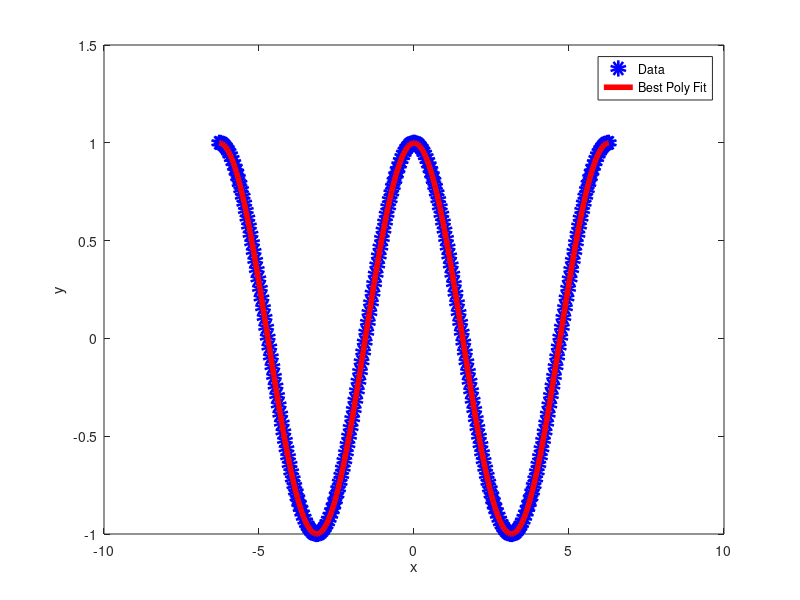

MATLAB code for this plot:
%%%%%%%%%%%%%%%%%%%%%%%%%%%%%%%%%%%%%%%%%%%%%%%%%%%%%%%%%%%%%%%%%%%%%%%%%%%
% This algorithm takes the function cos(x) and fits a 12th degree
% polynomial through N data points. The algorithm then outputs the L2 Norm
% of the residual vector.
%%%%%%%%%%%%%%%%%%%%%%%%%%%%%%%%%%%%%%%%%%%%%%%%%%%%%%%%%%%%%%%%%%%%%%%%%%%
function fit_Polynomial_Series()

N = 250; % set number of data points
xData = linspace(-2*pi,2*pi,N); % data points
yData = cos(xData)'; % cosine function 
A = []; % initialize A matrix

for i = 1:length(xData) 
    % fill in A matrix
    for k = 1:13 
        A(i,k) = xData(i)^(k-1);
    end
end

bVec = ((A' * A) \ A')*yData 
% gives psuedo inverse of A and multiplies it by y vector
xReg = []; 
% initialize regression

for i = 1:length(xData)
    xReg(i,1) = xData(i);
    % calculate polynomial value
    sum = 0; % initialize sum
    for k = 1:13
        sum = sum + bVec(k)*xData(i)^(k-1); % calculates polynomial val
    end
    xReg(i,2) = sum;  
end 

 rVec = yData - A*bVec; % create residual vector
 L2_Norm = sqrt(rVec'*rVec) % calculate the L2 Norm of the residual vector
 
 figure
 plot(xData, yData, 'o', 'Color', 'blue', 'LineWidth', 6);
 % plots data points
 hold on; 
 plot(xReg(:,1),xReg(:,2),'red', 'LineWidth', 4);
 % plots polynomial
 xlabel('x');
 ylabel('y');
 legend('Data', 'Best Poly Fit');
 
 % a) At N = 10, the L2 Norm is 1.5182e-11, for N = 50 the L2 Norm is 
 % 5.1501e-04, and for N = 250 the L2 Norm is 0.0011. We see that
 % increasing the number of data points increases the L2 Norm. 
 
 % b) We see this is the Taylor Polynomial with the coefficients 
 % +- 1/(2n!)
 
 % c) The coefficients found were 
 %   0.9999
 %   0.0000
 %  -0.4998
 %  -0.0000
 %   0.0416
 %   0.0000
 %  -0.0014
 %  -0.0000
 %   0.0000
 %   0.0000
 %  -0.0000
 %  -0.0000
 %   0.0000
 
 % d) Every odd coefficient is 0, which is expected from the Taylor
 % Expansion.  